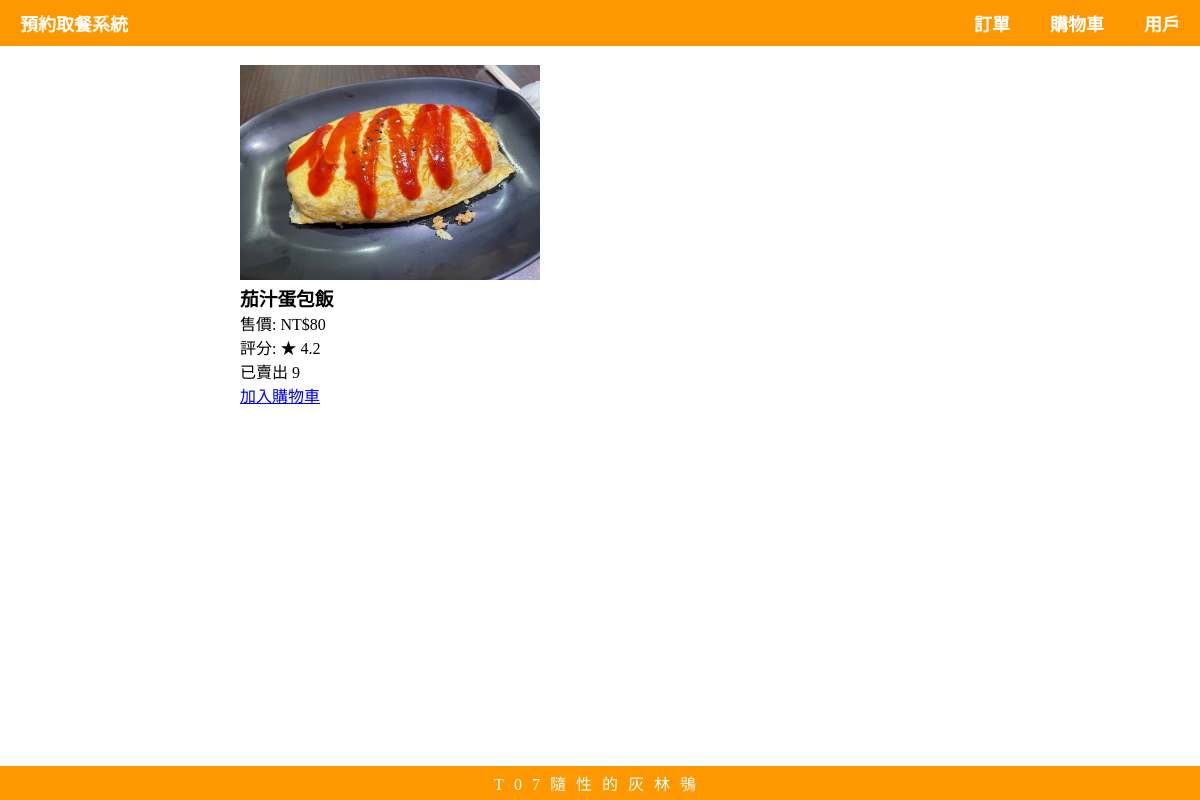
The page /food/1 on the database its author committed.
### Pre_Order_System/models.py (models this page shows, shortened)
class Food(models.Model):
    restaurant = models.ForeignKey(Restaurant, on_delete=models.CASCADE, related_name='menu_items', verbose_name='店家')
    name = models.CharField(max_length=100, verbose_name='菜名')
    price = models.IntegerField(default=0, verbose_name='售價')
    stars = models.IntegerField(default=0, verbose_name='總星數')
    sales = models.IntegerField(default=0, verbose_name='總銷售量')
    img = models.ImageField(upload_to='food_images/', verbose_name='圖片')
    def get_rating(self):
        if self.sales == 0:
            return 0
        else:
            return round(self.stars / self.sales, 1)

### Pre_Order_System/views.py (the view)
# urls.py: path('food/<int:id>', views.food, name='food'),
def food(request, id):
    food = get_object_or_404(Food, id = id)
    template = loader.get_template('food.html')
    context = {
        'food': food,
    }
    return HttpResponse(template.render(context, request))

### Pre_Order_System/templates/food.html (shortened to what this page needs)
{% extends "master.html" %}
{% block content %}
<img src="{{ food.img.url }}" alt="{{ food.name }}" style="width: 300px;">
<h3>{{ food.name }}</h3>
<p>售價: NT${{ food.price }}</p>
<p>評分: &starf; {{ food.get_rating|floatformat:1 }}</p>
<p>已賣出 {{ food.sales }}</p>
<a href="{% url 'addfood' food.id %}">加入購物車</a>
{% endblock %}

### static/css/master.css (style rules this page uses)
* { margin: 0; padding: 0; }

### rows shown on the page
Food: img (picture), name "茄汁蛋包飯", price "80", get_rating "4.2", sales "9"
